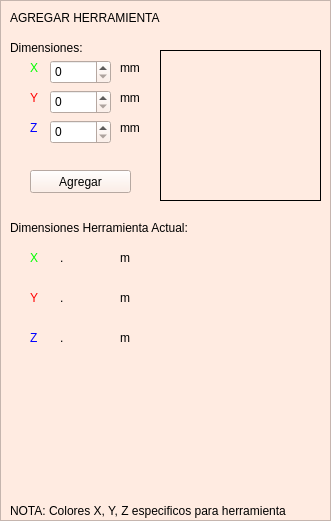
       <widget class="QFrame" name="frame_7">
        <property name="geometry">
         <rect>
          <x>320</x>
          <y>0</y>
          <width>331</width>
          <height>521</height>
         </rect>
        </property>
        <property name="palette">
         <palette>
          <active>
           <colorrole role="WindowText">
            <brush brushstyle="SolidPattern">
             <color alpha="255">
              <red>0</red>
              <green>0</green>
              <blue>0</blue>
             </color>
            </brush>
           </colorrole>
           <colorrole role="Button">
            <brush brushstyle="SolidPattern">
             <color alpha="255">
              <red>255</red>
              <green>235</green>
              <blue>225</blue>
             </color>
            </brush>
           </colorrole>
           <colorrole role="Light">
            <brush brushstyle="SolidPattern">
             <color alpha="255">
              <red>255</red>
              <green>255</green>
              <blue>255</blue>
             </color>
            </brush>
           </colorrole>
           <colorrole role="Midlight">
            <brush brushstyle="SolidPattern">
             <color alpha="255">
              <red>255</red>
              <green>245</green>
              <blue>240</blue>
             </color>
            </brush>
           </colorrole>
           <colorrole role="Dark">
            <brush brushstyle="SolidPattern">
             <color alpha="255">
              <red>127</red>
              <green>117</green>
              <blue>112</blue>
             </color>
            </brush>
           </colorrole>
           <colorrole role="Mid">
            <brush brushstyle="SolidPattern">
             <color alpha="255">
              <red>170</red>
              <green>157</green>
              <blue>150</blue>
             </color>
            </brush>
           </colorrole>
           <colorrole role="Text">
            <brush brushstyle="SolidPattern">
             <color alpha="255">
              <red>0</red>
              <green>0</green>
              <blue>0</blue>
             </color>
            </brush>
           </colorrole>
           <colorrole role="BrightText">
            <brush brushstyle="SolidPattern">
             <color alpha="255">
              <red>255</red>
              <green>255</green>
              <blue>255</blue>
             </color>
            </brush>
           </colorrole>
           <colorrole role="ButtonText">
            <brush brushstyle="SolidPattern">
             <color alpha="255">
              <red>0</red>
              <green>0</green>
              <blue>0</blue>
             </color>
            </brush>
           </colorrole>
           <colorrole role="Base">
            <brush brushstyle="SolidPattern">
             <color alpha="255">
              <red>255</red>
              <green>255</green>
              <blue>255</blue>
             </color>
            </brush>
           </colorrole>
           <colorrole role="Window">
            <brush brushstyle="SolidPattern">
             <color alpha="255">
              <red>255</red>
              <green>235</green>
              <blue>225</blue>
             </color>
            </brush>
           </colorrole>
           <colorrole role="Shadow">
            <brush brushstyle="SolidPattern">
             <color alpha="255">
              <red>0</red>
              <green>0</green>
              <blue>0</blue>
             </color>
            </brush>
           </colorrole>
           <colorrole role="AlternateBase">
            <brush brushstyle="SolidPattern">
             <color alpha="255">
              <red>255</red>
              <green>245</green>
              <blue>240</blue>
             </color>
            </brush>
           </colorrole>
           <colorrole role="ToolTipBase">
            <brush brushstyle="SolidPattern">
             <color alpha="255">
              <red>255</red>
              <green>255</green>
              <blue>220</blue>
             </color>
            </brush>
           </colorrole>
           <colorrole role="ToolTipText">
            <brush brushstyle="SolidPattern">
             <color alpha="255">
              <red>0</red>
              <green>0</green>
              <blue>0</blue>
             </color>
            </brush>
           </colorrole>
          </active>
          <inactive>
           <colorrole role="WindowText">
            <brush brushstyle="SolidPattern">
             <color alpha="255">
              <red>0</red>
              <green>0</green>
              <blue>0</blue>
             </color>
            </brush>
           </colorrole>
           <colorrole role="Button">
            <brush brushstyle="SolidPattern">
             <color alpha="255">
              <red>255</red>
              <green>235</green>
              <blue>225</blue>
             </color>
            </brush>
           </colorrole>
           <colorrole role="Light">
            <brush brushstyle="SolidPattern">
             <color alpha="255">
              <red>255</red>
              <green>255</green>
              <blue>255</blue>
             </color>
            </brush>
           </colorrole>
           <colorrole role="Midlight">
            <brush brushstyle="SolidPattern">
             <color alpha="255">
              <red>255</red>
              <green>245</green>
              <blue>240</blue>
             </color>
            </brush>
           </colorrole>
           <colorrole role="Dark">
            <brush brushstyle="SolidPattern">
             <color alpha="255">
              <red>127</red>
              <green>117</green>
              <blue>112</blue>
             </color>
            </brush>
           </colorrole>
           <colorrole role="Mid">
            <brush brushstyle="SolidPattern">
             <color alpha="255">
              <red>170</red>
              <green>157</green>
              <blue>150</blue>
             </color>
            </brush>
           </colorrole>
           <colorrole role="Text">
            <brush brushstyle="SolidPattern">
             <color alpha="255">
              <red>0</red>
              <green>0</green>
              <blue>0</blue>
             </color>
            </brush>
           </colorrole>
           <colorrole role="BrightText">
            <brush brushstyle="SolidPattern">
             <color alpha="255">
              <red>255</red>
              <green>255</green>
              <blue>255</blue>
             </color>
            </brush>
           </colorrole>
           <colorrole role="ButtonText">
            <brush brushstyle="SolidPattern">
             <color alpha="255">
              <red>0</red>
              <green>0</green>
              <blue>0</blue>
             </color>
            </brush>
           </colorrole>
           <colorrole role="Base">
            <brush brushstyle="SolidPattern">
             <color alpha="255">
              <red>255</red>
              <green>255</green>
              <blue>255</blue>
             </color>
            </brush>
           </colorrole>
           <colorrole role="Window">
            <brush brushstyle="SolidPattern">
             <color alpha="255">
              <red>255</red>
              <green>235</green>
              <blue>225</blue>
             </color>
            </brush>
           </colorrole>
           <colorrole role="Shadow">
            <brush brushstyle="SolidPattern">
             <color alpha="255">
              <red>0</red>
              <green>0</green>
              <blue>0</blue>
             </color>
            </brush>
           </colorrole>
           <colorrole role="AlternateBase">
            <brush brushstyle="SolidPattern">
             <color alpha="255">
              <red>255</red>
              <green>245</green>
              <blue>240</blue>
             </color>
            </brush>
           </colorrole>
           <colorrole role="ToolTipBase">
            <brush brushstyle="SolidPattern">
             <color alpha="255">
              <red>255</red>
              <green>255</green>
              <blue>220</blue>
             </color>
            </brush>
           </colorrole>
           <colorrole role="ToolTipText">
            <brush brushstyle="SolidPattern">
             <color alpha="255">
              <red>0</red>
              <green>0</green>
              <blue>0</blue>
             </color>
            </brush>
           </colorrole>
          </inactive>
          <disabled>
           <colorrole role="WindowText">
            <brush brushstyle="SolidPattern">
             <color alpha="255">
              <red>127</red>
              <green>117</green>
              <blue>112</blue>
             </color>
            </brush>
           </colorrole>
           <colorrole role="Button">
            <brush brushstyle="SolidPattern">
             <color alpha="255">
              <red>255</red>
              <green>235</green>
              <blue>225</blue>
             </color>
            </brush>
           </colorrole>
           <colorrole role="Light">
            <brush brushstyle="SolidPattern">
             <color alpha="255">
              <red>255</red>
              <green>255</green>
              <blue>255</blue>
             </color>
            </brush>
           </colorrole>
           <colorrole role="Midlight">
            <brush brushstyle="SolidPattern">
             <color alpha="255">
              <red>255</red>
              <green>245</green>
              <blue>240</blue>
             </color>
            </brush>
           </colorrole>
           <colorrole role="Dark">
            <brush brushstyle="SolidPattern">
             <color alpha="255">
              <red>127</red>
              <green>117</green>
              <blue>112</blue>
             </color>
            </brush>
           </colorrole>
           <colorrole role="Mid">
            <brush brushstyle="SolidPattern">
             <color alpha="255">
              <red>170</red>
              <green>157</green>
              <blue>150</blue>
             </color>
            </brush>
           </colorrole>
           <colorrole role="Text">
            <brush brushstyle="SolidPattern">
             <color alpha="255">
              <red>127</red>
              <green>117</green>
              <blue>112</blue>
             </color>
            </brush>
           </colorrole>
           <colorrole role="BrightText">
            <brush brushstyle="SolidPattern">
             <color alpha="255">
              <red>255</red>
              <green>255</green>
              <blue>255</blue>
             </color>
            </brush>
           </colorrole>
           <colorrole role="ButtonText">
            <brush brushstyle="SolidPattern">
             <color alpha="255">
              <red>127</red>
              <green>117</green>
              <blue>112</blue>
             </color>
            </brush>
           </colorrole>
           <colorrole role="Base">
            <brush brushstyle="SolidPattern">
             <color alpha="255">
              <red>255</red>
              <green>235</green>
              <blue>225</blue>
             </color>
            </brush>
           </colorrole>
           <colorrole role="Window">
            <brush brushstyle="SolidPattern">
             <color alpha="255">
              <red>255</red>
              <green>235</green>
              <blue>225</blue>
             </color>
            </brush>
           </colorrole>
           <colorrole role="Shadow">
            <brush brushstyle="SolidPattern">
             <color alpha="255">
              <red>0</red>
              <green>0</green>
              <blue>0</blue>
             </color>
            </brush>
           </colorrole>
           <colorrole role="AlternateBase">
            <brush brushstyle="SolidPattern">
             <color alpha="255">
              <red>255</red>
              <green>235</green>
              <blue>225</blue>
             </color>
            </brush>
           </colorrole>
           <colorrole role="ToolTipBase">
            <brush brushstyle="SolidPattern">
             <color alpha="255">
              <red>255</red>
              <green>255</green>
              <blue>220</blue>
             </color>
            </brush>
           </colorrole>
           <colorrole role="ToolTipText">
            <brush brushstyle="SolidPattern">
             <color alpha="255">
              <red>0</red>
              <green>0</green>
              <blue>0</blue>
             </color>
            </brush>
           </colorrole>
          </disabled>
         </palette>
        </property>
        <property name="autoFillBackground">
         <bool>true</bool>
        </property>
        <property name="frameShape">
         <enum>QFrame::StyledPanel</enum>
        </property>
        <property name="frameShadow">
         <enum>QFrame::Raised</enum>
        </property>
        <widget class="QLabel" name="label_55">
         <property name="geometry">
          <rect>
           <x>10</x>
           <y>10</y>
           <width>151</width>
           <height>16</height>
          </rect>
         </property>
         <property name="text">
          <string>AGREGAR HERRAMIENTA</string>
         </property>
        </widget>
        <widget class="QLabel" name="label_56">
         <property name="geometry">
          <rect>
           <x>10</x>
           <y>40</y>
           <width>81</width>
           <height>16</height>
          </rect>
         </property>
         <property name="text">
          <string>Dimensiones:</string>
         </property>
        </widget>
        <widget class="QSpinBox" name="spinx">
         <property name="geometry">
          <rect>
           <x>50</x>
           <y>60</y>
           <width>61</width>
           <height>24</height>
          </rect>
         </property>
         <property name="minimum">
          <number>0</number>
         </property>
         <property name="maximum">
          <number>180</number>
         </property>
         <property name="value">
          <number>0</number>
         </property>
        </widget>
        <widget class="QSpinBox" name="spiny">
         <property name="geometry">
          <rect>
           <x>50</x>
           <y>90</y>
           <width>61</width>
           <height>24</height>
          </rect>
         </property>
         <property name="minimum">
          <number>0</number>
         </property>
         <property name="maximum">
          <number>180</number>
         </property>
         <property name="value">
          <number>0</number>
         </property>
         <property name="displayIntegerBase">
          <number>10</number>
         </property>
        </widget>
        <widget class="QSpinBox" name="spinz">
         <property name="geometry">
          <rect>
           <x>50</x>
           <y>120</y>
           <width>61</width>
           <height>24</height>
          </rect>
         </property>
         <property name="minimum">
          <number>0</number>
         </property>
         <property name="maximum">
          <number>180</number>
         </property>
         <property name="value">
          <number>0</number>
         </property>
        </widget>
        <widget class="QLabel" name="label_57">
         <property name="geometry">
          <rect>
           <x>30</x>
           <y>60</y>
           <width>16</width>
           <height>16</height>
          </rect>
         </property>
         <property name="palette">
          <palette>
           <active>
            <colorrole role="WindowText">
             <brush brushstyle="SolidPattern">
              <color alpha="255">
               <red>0</red>
               <green>255</green>
               <blue>0</blue>
              </color>
             </brush>
            </colorrole>
            <colorrole role="Text">
             <brush brushstyle="SolidPattern">
              <color alpha="255">
               <red>85</red>
               <green>255</green>
               <blue>0</blue>
              </color>
             </brush>
            </colorrole>
           </active>
           <inactive>
            <colorrole role="WindowText">
             <brush brushstyle="SolidPattern">
              <color alpha="255">
               <red>0</red>
               <green>255</green>
               <blue>0</blue>
              </color>
             </brush>
            </colorrole>
            <colorrole role="Text">
             <brush brushstyle="SolidPattern">
              <color alpha="255">
               <red>85</red>
               <green>255</green>
               <blue>0</blue>
              </color>
             </brush>
            </colorrole>
           </inactive>
           <disabled>
            <colorrole role="WindowText">
             <brush brushstyle="SolidPattern">
              <color alpha="255">
               <red>127</red>
               <green>117</green>
               <blue>112</blue>
              </color>
             </brush>
            </colorrole>
            <colorrole role="Text">
             <brush brushstyle="SolidPattern">
              <color alpha="255">
               <red>127</red>
               <green>117</green>
               <blue>112</blue>
              </color>
             </brush>
            </colorrole>
           </disabled>
          </palette>
         </property>
         <property name="text">
          <string>X</string>
         </property>
        </widget>
        <widget class="QLabel" name="label_58">
         <property name="geometry">
          <rect>
           <x>30</x>
           <y>90</y>
           <width>16</width>
           <height>16</height>
          </rect>
         </property>
         <property name="palette">
          <palette>
           <active>
            <colorrole role="WindowText">
             <brush brushstyle="SolidPattern">
              <color alpha="255">
               <red>255</red>
               <green>0</green>
               <blue>0</blue>
              </color>
             </brush>
            </colorrole>
            <colorrole role="Text">
             <brush brushstyle="SolidPattern">
              <color alpha="255">
               <red>255</red>
               <green>0</green>
               <blue>0</blue>
              </color>
             </brush>
            </colorrole>
           </active>
           <inactive>
            <colorrole role="WindowText">
             <brush brushstyle="SolidPattern">
              <color alpha="255">
               <red>255</red>
               <green>0</green>
               <blue>0</blue>
              </color>
             </brush>
            </colorrole>
            <colorrole role="Text">
             <brush brushstyle="SolidPattern">
              <color alpha="255">
               <red>255</red>
               <green>0</green>
               <blue>0</blue>
              </color>
             </brush>
            </colorrole>
           </inactive>
           <disabled>
            <colorrole role="WindowText">
             <brush brushstyle="SolidPattern">
              <color alpha="255">
               <red>127</red>
               <green>117</green>
               <blue>112</blue>
              </color>
             </brush>
            </colorrole>
            <colorrole role="Text">
             <brush brushstyle="SolidPattern">
              <color alpha="255">
               <red>127</red>
               <green>117</green>
               <blue>112</blue>
              </color>
             </brush>
            </colorrole>
           </disabled>
          </palette>
         </property>
         <property name="text">
          <string>Y</string>
         </property>
        </widget>
        <widget class="QLabel" name="label_59">
         <property name="geometry">
          <rect>
           <x>30</x>
           <y>120</y>
           <width>16</width>
           <height>16</height>
          </rect>
         </property>
         <property name="palette">
          <palette>
           <active>
            <colorrole role="WindowText">
             <brush brushstyle="SolidPattern">
              <color alpha="255">
               <red>0</red>
               <green>0</green>
               <blue>255</blue>
              </color>
             </brush>
            </colorrole>
            <colorrole role="Text">
             <brush brushstyle="SolidPattern">
              <color alpha="255">
               <red>0</red>
               <green>0</green>
               <blue>255</blue>
              </color>
             </brush>
            </colorrole>
           </active>
           <inactive>
            <colorrole role="WindowText">
             <brush brushstyle="SolidPattern">
              <color alpha="255">
               <red>0</red>
               <green>0</green>
               <blue>255</blue>
              </color>
             </brush>
            </colorrole>
            <colorrole role="Text">
             <brush brushstyle="SolidPattern">
              <color alpha="255">
               <red>0</red>
               <green>0</green>
               <blue>255</blue>
              </color>
             </brush>
            </colorrole>
           </inactive>
           <disabled>
            <colorrole role="WindowText">
             <brush brushstyle="SolidPattern">
              <color alpha="255">
               <red>127</red>
               <green>117</green>
               <blue>112</blue>
              </color>
             </brush>
            </colorrole>
            <colorrole role="Text">
             <brush brushstyle="SolidPattern">
              <color alpha="255">
               <red>127</red>
               <green>117</green>
               <blue>112</blue>
              </color>
             </brush>
            </colorrole>
           </disabled>
          </palette>
         </property>
         <property name="text">
          <string>Z</string>
         </property>
        </widget>
        <widget class="QLabel" name="label_60">
         <property name="geometry">
          <rect>
           <x>120</x>
           <y>60</y>
           <width>31</width>
           <height>16</height>
          </rect>
         </property>
         <property name="text">
          <string>mm</string>
         </property>
        </widget>
        <widget class="QLabel" name="label_61">
         <property name="geometry">
          <rect>
           <x>120</x>
           <y>90</y>
           <width>31</width>
           <height>16</height>
          </rect>
         </property>
         <property name="text">
          <string>mm</string>
         </property>
        </widget>
        <widget class="QLabel" name="label_62">
         <property name="geometry">
          <rect>
           <x>120</x>
           <y>120</y>
           <width>31</width>
           <height>16</height>
          </rect>
         </property>
         <property name="text">
          <string>mm</string>
         </property>
        </widget>
        <widget class="QPushButton" name="botonherramienta">
         <property name="geometry">
          <rect>
           <x>30</x>
           <y>170</y>
           <width>101</width>
           <height>23</height>
          </rect>
         </property>
         <property name="text">
          <string>Agregar</string>
         </property>
        </widget>
        <widget class="QLabel" name="label_73">
         <property name="geometry">
          <rect>
           <x>160</x>
           <y>50</y>
           <width>161</width>
           <height>151</height>
          </rect>
         </property>
         <property name="frameShape">
          <enum>QFrame::Panel</enum>
         </property>
         <property name="text">
          <string/>
         </property>
         <property name="pixmap">
          <pixmap>../../../devel/lib/abbros/HERRAMIENTAABB.png</pixmap>
         </property>
         <property name="scaledContents">
          <bool>true</bool>
         </property>
        </widget>
        <widget class="QLabel" name="label_74">
         <property name="geometry">
          <rect>
           <x>160</x>
           <y>250</y>
           <width>161</width>
           <height>151</height>
          </rect>
         </property>
         <property name="text">
          <string/>
         </property>
         <property name="pixmap">
          <pixmap>../../../devel/lib/abbros/herramabb2.png</pixmap>
         </property>
         <property name="scaledContents">
          <bool>true</bool>
         </property>
        </widget>
        <widget class="QLabel" name="label_141">
         <property name="geometry">
          <rect>
           <x>10</x>
           <y>500</y>
           <width>311</width>
           <height>21</height>
          </rect>
         </property>
         <property name="text">
          <string>NOTA: Colores X, Y, Z especificos para herramienta</string>
         </property>
        </widget>
        <widget class="QLabel" name="label_113">
         <property name="geometry">
          <rect>
           <x>10</x>
           <y>220</y>
           <width>211</width>
           <height>16</height>
          </rect>
         </property>
         <property name="text">
          <string>Dimensiones Herramienta Actual:</string>
         </property>
        </widget>
        <widget class="QLabel" name="actxh">
         <property name="geometry">
          <rect>
           <x>60</x>
           <y>250</y>
           <width>41</width>
           <height>16</height>
          </rect>
         </property>
         <property name="text">
          <string>.</string>
         </property>
        </widget>
        <widget class="QLabel" name="actyh">
         <property name="geometry">
          <rect>
           <x>60</x>
           <y>290</y>
           <width>41</width>
           <height>16</height>
          </rect>
         </property>
         <property name="text">
          <string>.</string>
         </property>
        </widget>
        <widget class="QLabel" name="actzh">
         <property name="geometry">
          <rect>
           <x>60</x>
           <y>330</y>
           <width>41</width>
           <height>16</height>
          </rect>
         </property>
         <property name="text">
          <string>.</string>
         </property>
        </widget>
        <widget class="QLabel" name="label_63">
         <property name="geometry">
          <rect>
           <x>120</x>
           <y>290</y>
           <width>31</width>
           <height>16</height>
          </rect>
         </property>
         <property name="text">
          <string>m</string>
         </property>
        </widget>
        <widget class="QLabel" name="label_64">
         <property name="geometry">
          <rect>
           <x>30</x>
           <y>330</y>
           <width>16</width>
           <height>16</height>
          </rect>
         </property>
         <property name="palette">
          <palette>
           <active>
            <colorrole role="WindowText">
             <brush brushstyle="SolidPattern">
              <color alpha="255">
               <red>0</red>
               <green>0</green>
               <blue>255</blue>
              </color>
             </brush>
            </colorrole>
            <colorrole role="Text">
             <brush brushstyle="SolidPattern">
              <color alpha="255">
               <red>0</red>
               <green>0</green>
               <blue>255</blue>
              </color>
             </brush>
            </colorrole>
           </active>
           <inactive>
            <colorrole role="WindowText">
             <brush brushstyle="SolidPattern">
              <color alpha="255">
               <red>0</red>
               <green>0</green>
               <blue>255</blue>
              </color>
             </brush>
            </colorrole>
            <colorrole role="Text">
             <brush brushstyle="SolidPattern">
              <color alpha="255">
               <red>0</red>
               <green>0</green>
               <blue>255</blue>
              </color>
             </brush>
            </colorrole>
           </inactive>
           <disabled>
            <colorrole role="WindowText">
             <brush brushstyle="SolidPattern">
              <color alpha="255">
               <red>127</red>
               <green>117</green>
               <blue>112</blue>
              </color>
             </brush>
            </colorrole>
            <colorrole role="Text">
             <brush brushstyle="SolidPattern">
              <color alpha="255">
               <red>127</red>
               <green>117</green>
               <blue>112</blue>
              </color>
             </brush>
            </colorrole>
           </disabled>
          </palette>
         </property>
         <property name="text">
          <string>Z</string>
         </property>
        </widget>
        <widget class="QLabel" name="label_65">
         <property name="geometry">
          <rect>
           <x>30</x>
           <y>250</y>
           <width>16</width>
           <height>16</height>
          </rect>
         </property>
         <property name="palette">
          <palette>
           <active>
            <colorrole role="WindowText">
             <brush brushstyle="SolidPattern">
              <color alpha="255">
               <red>0</red>
               <green>255</green>
               <blue>0</blue>
              </color>
             </brush>
            </colorrole>
            <colorrole role="Text">
             <brush brushstyle="SolidPattern">
              <color alpha="255">
               <red>85</red>
               <green>255</green>
               <blue>0</blue>
              </color>
             </brush>
            </colorrole>
           </active>
           <inactive>
            <colorrole role="WindowText">
             <brush brushstyle="SolidPattern">
              <color alpha="255">
               <red>0</red>
               <green>255</green>
               <blue>0</blue>
              </color>
             </brush>
            </colorrole>
            <colorrole role="Text">
             <brush brushstyle="SolidPattern">
              <color alpha="255">
               <red>85</red>
               <green>255</green>
               <blue>0</blue>
              </color>
             </brush>
            </colorrole>
           </inactive>
           <disabled>
            <colorrole role="WindowText">
             <brush brushstyle="SolidPattern">
              <color alpha="255">
               <red>127</red>
               <green>117</green>
               <blue>112</blue>
              </color>
             </brush>
            </colorrole>
            <colorrole role="Text">
             <brush brushstyle="SolidPattern">
              <color alpha="255">
               <red>127</red>
               <green>117</green>
               <blue>112</blue>
              </color>
             </brush>
            </colorrole>
           </disabled>
          </palette>
         </property>
         <property name="text">
          <string>X</string>
         </property>
        </widget>
        <widget class="QLabel" name="label_66">
         <property name="geometry">
          <rect>
           <x>120</x>
           <y>330</y>
           <width>31</width>
           <height>16</height>
          </rect>
         </property>
         <property name="text">
          <string>m</string>
         </property>
        </widget>
        <widget class="QLabel" name="label_67">
         <property name="geometry">
          <rect>
           <x>120</x>
           <y>250</y>
           <width>31</width>
           <height>16</height>
          </rect>
         </property>
         <property name="text">
          <string>m</string>
         </property>
        </widget>
        <widget class="QLabel" name="label_68">
         <property name="geometry">
          <rect>
           <x>30</x>
           <y>290</y>
           <width>16</width>
           <height>16</height>
          </rect>
         </property>
         <property name="palette">
          <palette>
           <active>
            <colorrole role="WindowText">
             <brush brushstyle="SolidPattern">
              <color alpha="255">
               <red>255</red>
               <green>0</green>
               <blue>0</blue>
              </color>
             </brush>
            </colorrole>
            <colorrole role="Text">
             <brush brushstyle="SolidPattern">
              <color alpha="255">
               <red>255</red>
               <green>0</green>
               <blue>0</blue>
              </color>
             </brush>
            </colorrole>
           </active>
           <inactive>
            <colorrole role="WindowText">
             <brush brushstyle="SolidPattern">
              <color alpha="255">
               <red>255</red>
               <green>0</green>
               <blue>0</blue>
              </color>
             </brush>
            </colorrole>
            <colorrole role="Text">
             <brush brushstyle="SolidPattern">
              <color alpha="255">
               <red>255</red>
               <green>0</green>
               <blue>0</blue>
              </color>
             </brush>
            </colorrole>
           </inactive>
           <disabled>
            <colorrole role="WindowText">
             <brush brushstyle="SolidPattern">
              <color alpha="255">
               <red>127</red>
               <green>117</green>
               <blue>112</blue>
              </color>
             </brush>
            </colorrole>
            <colorrole role="Text">
             <brush brushstyle="SolidPattern">
              <color alpha="255">
               <red>127</red>
               <green>117</green>
               <blue>112</blue>
              </color>
             </brush>
            </colorrole>
           </disabled>
          </palette>
         </property>
         <property name="text">
          <string>Y</string>
         </property>
        </widget>
       </widget>
